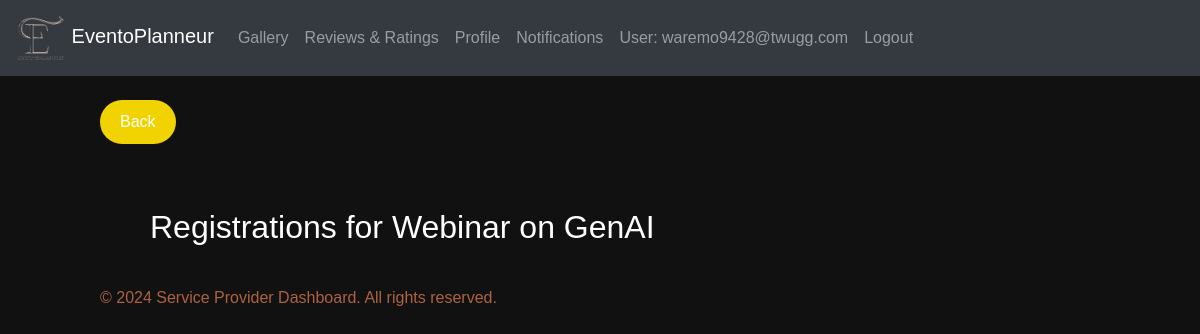
/display_registrations/79/ (signed in), run on an earlier commit of the app's database.
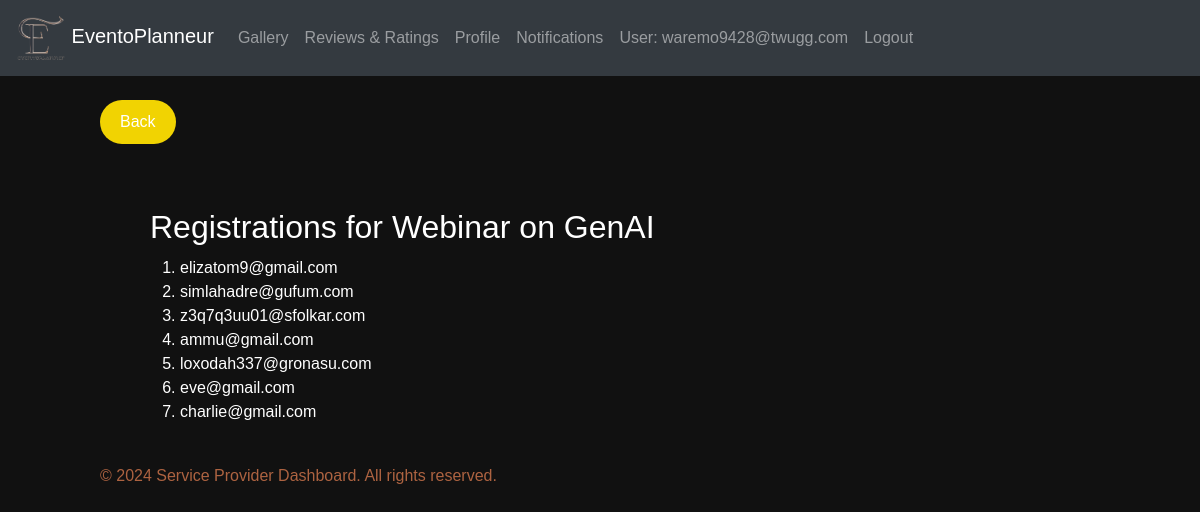
And on a later commit of the database.
### eventapp/models.py (models this page shows, shortened)
class WebinarRegistration(models.Model):
    user = models.ForeignKey(CustomUser, on_delete=models.CASCADE)
    webinar = models.ForeignKey(Webinar, on_delete=models.CASCADE)

class CustomUser(AbstractUser):
    username = None
    USERNAME_FIELD  = 'email'
    email = models.EmailField(unique=True)
    password = models.CharField(max_length=128)
    is_organizer = models.BooleanField(default=False)
    is_provider = models.BooleanField(default=False)
    is_attendee = models.BooleanField(default=False)
    is_verified = models.BooleanField(default=False)
    verification_token = models.CharField(max_length=100, blank=True, null=True)
    REQUIRED_FIELDS = []
    objects = CustomUserManager()

### eventapp/views.py (the view)
# urls.py: path('display_registrations/<int:webinar_id>/', views.display_registrations, name='display_registrations'),
def display_registrations(request, webinar_id):
    webinar = Webinar.objects.get(pk=webinar_id)
    registrations = webinar.get_registrations()
    return render(request, 'registration_list.html', {'webinar': webinar, 'registrations': registrations})

### eventapp/models.py (called while the page is built)
    def get_registrations(self):
        return WebinarRegistration.objects.filter(webinar=self)

### templates/registration_list.html (shortened to what this page needs)
{% load static %}
<!DOCTYPE html>
<html lang="en">
<head>
  <link rel="stylesheet" href="https://maxcdn.bootstrapcdn.com/bootstrap/4.5.2/css/bootstrap.min.css">
  <link rel="stylesheet"type="text/css" href="{% static 'css/webinar.css' %}">
</head>
<body>
  <nav class="navbar navbar-expand-md bg-dark navbar-dark">
    <div class="containers">
      <a class="navbar-brand" href="{% url 'eventapp:orghome' %}">
        <img src="{% static 'images/Eventoplanneur.png' %}" alt="Logo" width="50"> EventoPlanneur
      </a>
      <div class="collapse navbar-collapse" id="navbarCollapse">
        <ul class="navbar-nav ml-auto">
          <li class="nav-item"><a class="nav-link" href="#gallery">Gallery</a></li>
          <li class="nav-item"><a class="nav-link" href="#reviews">Reviews & Ratings</a></li>
          <li class="nav-item"><a class="nav-link" href="{% url 'eventapp:org_profile' %}">Profile</a></li>
          <li class="nav-item"><a class="nav-link" href="#notifications">Notifications</a></li>
          <li class="nav-item">
            {% if user.is_authenticated %}
            <a class="nav-link" >User: {{ user.email }}</a>
            <li class="nav-item"><a href="{% url 'eventapp:logout' %}" class="nav-link">Logout</a></li>
            {% endif %}
          </li>
        </ul>
      </div>
    </div>
  </nav>
  <div style="margin-left:100px;margin-right:225px" ><br>
    <a class="btn2" onclick="goBack()" style="background-color: #F1D302; /* Yellow */
    border: none;
    color: white;
    padding: 10px 20px;
    text-align: center;
    text-decoration: none;
    display: inline-block;
    font-size: 16px;
    cursor: pointer;
    border-radius: 40px;">
    Back
</a>
<br><br>
    <div class="reg">
    {% block content %}
    <h2>Registrations for {{ webinar.title }}</h2>
    <ol>
        {% for registration in registrations %}
          <li>{{ registration.user.email }}</li>
        {% endfor %}
      </ol>
  {% endblock %}
    </div>
    <footer>
        <p>&copy; 2024 Service Provider Dashboard. All rights reserved.</p>
    </footer>
</body>
</html>

What changed in the data, as far as the page shows it:
added WebinarRegistration: user.email "elizatom9@gmail.com"
added WebinarRegistration: user.email "simlahadre@gufum.com"
added WebinarRegistration: user.email "z3q7q3uu01@sfolkar.com"
added WebinarRegistration: user.email "ammu@gmail.com"
added WebinarRegistration: user.email "loxodah337@gronasu.com"
added WebinarRegistration: user.email "eve@gmail.com"
added WebinarRegistration: user.email "charlie@gmail.com"
